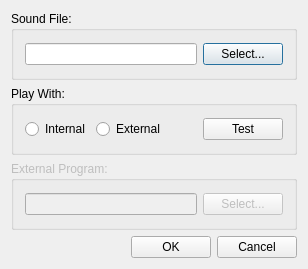
<ui version="4.0" >
 <class>soundConf</class>
 <widget class="QDialog" name="soundConf" >
  <property name="enabled" >
   <bool>true</bool>
  </property>
  <property name="geometry" >
   <rect>
    <x>0</x>
    <y>0</y>
    <width>308</width>
    <height>269</height>
   </rect>
  </property>
  <property name="windowTitle" >
   <string>Configure</string>
  </property>
  <layout class="QGridLayout" >
   <item row="0" column="0" colspan="2" >
    <widget class="QGroupBox" name="groupBox" >
     <property name="title" >
      <string>Sound File:</string>
     </property>
     <layout class="QGridLayout" >
      <item row="0" column="0" >
       <widget class="QLineEdit" name="leFile" />
      </item>
      <item row="0" column="2" >
       <widget class="QPushButton" name="bfSelect" >
        <property name="text" >
         <string>Select...</string>
        </property>
       </widget>
      </item>
     </layout>
    </widget>
   </item>
   <item row="1" column="0" colspan="2" >
    <widget class="QGroupBox" name="groupBox_2" >
     <property name="title" >
      <string>Play With:</string>
     </property>
     <layout class="QGridLayout" >
      <item row="0" column="0" >
       <widget class="QRadioButton" name="radioButton1" >
        <property name="enabled" >
         <bool>true</bool>
        </property>
        <property name="text" >
         <string>Internal</string>
        </property>
       </widget>
      </item>
      <item row="0" column="1" >
       <widget class="QRadioButton" name="radioButton2" >
        <property name="enabled" >
         <bool>true</bool>
        </property>
        <property name="text" >
         <string>External</string>
        </property>
       </widget>
      </item>
      <item row="0" column="4" >
       <widget class="QPushButton" name="bpTest" >
        <property name="text" >
         <string>Test</string>
        </property>
       </widget>
      </item>
      <item row="0" column="2" >
       <spacer>
        <property name="orientation" >
         <enum>Qt::Horizontal</enum>
        </property>
        <property name="sizeHint" stdset="0" >
         <size>
          <width>40</width>
          <height>20</height>
         </size>
        </property>
       </spacer>
      </item>
     </layout>
    </widget>
   </item>
   <item row="2" column="0" colspan="2" >
    <widget class="QGroupBox" name="groupBox_3" >
     <property name="enabled" >
      <bool>false</bool>
     </property>
     <property name="title" >
      <string>External Program:</string>
     </property>
     <layout class="QGridLayout" >
      <item row="0" column="0" >
       <widget class="QLineEdit" name="leProg" />
      </item>
      <item row="0" column="2" >
       <widget class="QPushButton" name="bpSelect" >
        <property name="text" >
         <string>Select...</string>
        </property>
       </widget>
      </item>
     </layout>
    </widget>
   </item>
   <item row="3" column="0" >
    <spacer>
     <property name="orientation" >
      <enum>Qt::Horizontal</enum>
     </property>
     <property name="sizeHint" stdset="0" >
      <size>
       <width>40</width>
       <height>20</height>
      </size>
     </property>
    </spacer>
   </item>
   <item row="3" column="1" >
    <layout class="QHBoxLayout" >
     <item>
      <widget class="QPushButton" name="bOK" >
       <property name="text" >
        <string>OK</string>
       </property>
      </widget>
     </item>
     <item>
      <widget class="QPushButton" name="bCancel" >
       <property name="text" >
        <string>Cancel</string>
       </property>
      </widget>
     </item>
    </layout>
   </item>
  </layout>
 </widget>
 <layoutdefault spacing="6" margin="11" />
 <resources/>
 <connections>
  <connection>
   <sender>radioButton2</sender>
   <signal>toggled(bool)</signal>
   <receiver>groupBox_3</receiver>
   <slot>setEnabled(bool)</slot>
   <hints>
    <hint type="sourcelabel" >
     <x>124</x>
     <y>136</y>
    </hint>
    <hint type="destinationlabel" >
     <x>123</x>
     <y>176</y>
    </hint>
   </hints>
  </connection>
 </connections>
</ui>
